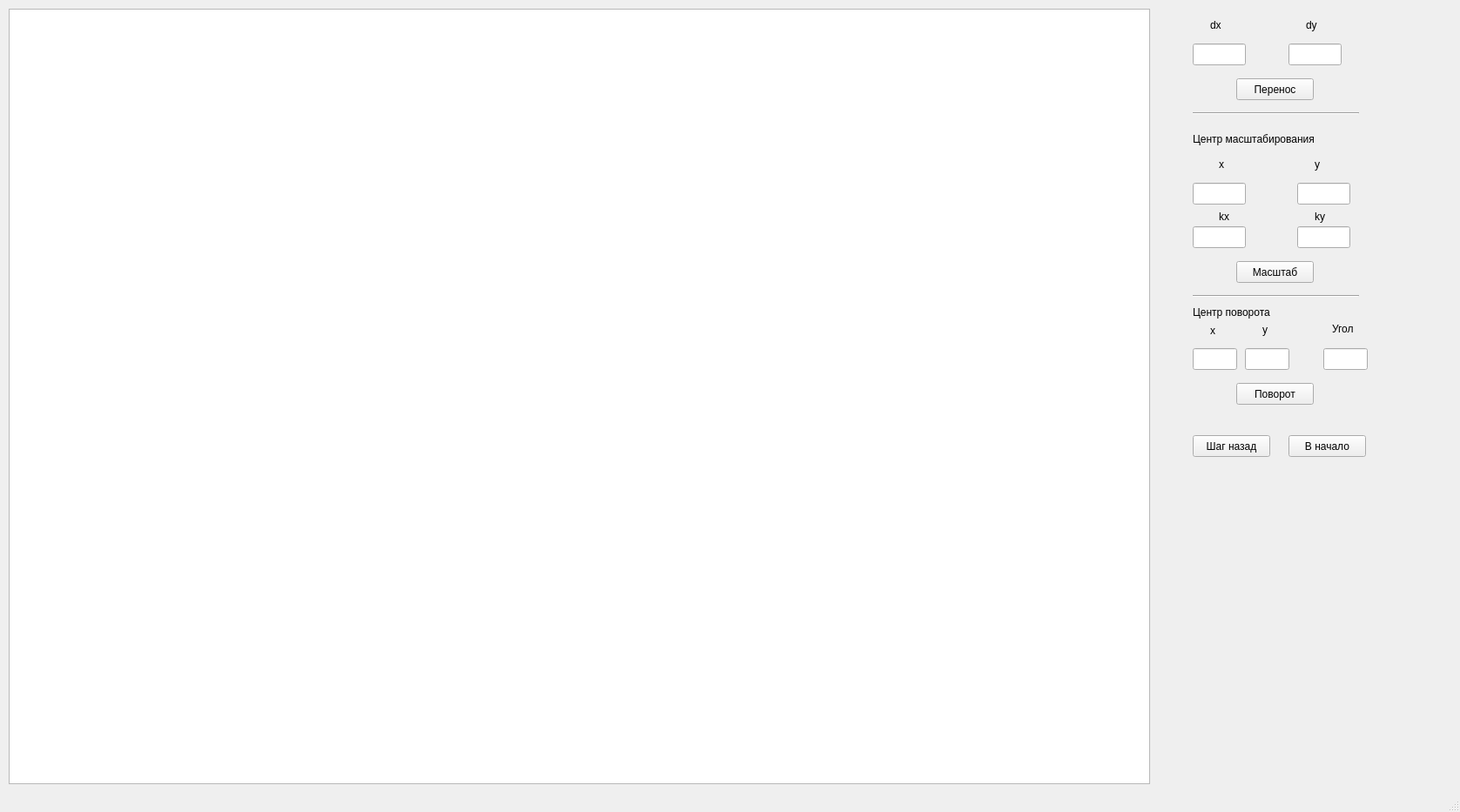
<?xml version="1.0" encoding="UTF-8"?>
<ui version="4.0">
 <class>MainWindow</class>
 <widget class="QMainWindow" name="MainWindow">
  <property name="geometry">
   <rect>
    <x>0</x>
    <y>0</y>
    <width>1677</width>
    <height>933</height>
   </rect>
  </property>
  <property name="mouseTracking">
   <bool>false</bool>
  </property>
  <property name="focusPolicy">
   <enum>Qt::NoFocus</enum>
  </property>
  <property name="windowTitle">
   <string>Преобразование изображений</string>
  </property>
  <widget class="QWidget" name="centralwidget">
   <widget class="QLabel" name="label">
    <property name="geometry">
     <rect>
      <x>1390</x>
      <y>20</y>
      <width>67</width>
      <height>17</height>
     </rect>
    </property>
    <property name="text">
     <string>dx</string>
    </property>
   </widget>
   <widget class="QLabel" name="label_2">
    <property name="geometry">
     <rect>
      <x>1500</x>
      <y>20</y>
      <width>67</width>
      <height>17</height>
     </rect>
    </property>
    <property name="text">
     <string>dy</string>
    </property>
   </widget>
   <widget class="QPushButton" name="move">
    <property name="geometry">
     <rect>
      <x>1420</x>
      <y>90</y>
      <width>89</width>
      <height>25</height>
     </rect>
    </property>
    <property name="text">
     <string>Перенос</string>
    </property>
   </widget>
   <widget class="QPushButton" name="scale">
    <property name="geometry">
     <rect>
      <x>1420</x>
      <y>300</y>
      <width>89</width>
      <height>25</height>
     </rect>
    </property>
    <property name="text">
     <string>Масштаб</string>
    </property>
   </widget>
   <widget class="QPushButton" name="rotate">
    <property name="geometry">
     <rect>
      <x>1420</x>
      <y>440</y>
      <width>89</width>
      <height>25</height>
     </rect>
    </property>
    <property name="text">
     <string>Поворот</string>
    </property>
   </widget>
   <widget class="QLabel" name="label_6">
    <property name="geometry">
     <rect>
      <x>1530</x>
      <y>370</y>
      <width>41</width>
      <height>16</height>
     </rect>
    </property>
    <property name="text">
     <string>Угол</string>
    </property>
   </widget>
   <widget class="QPushButton" name="toStart">
    <property name="geometry">
     <rect>
      <x>1480</x>
      <y>500</y>
      <width>89</width>
      <height>25</height>
     </rect>
    </property>
    <property name="text">
     <string>В начало</string>
    </property>
   </widget>
   <widget class="QLabel" name="label_5">
    <property name="geometry">
     <rect>
      <x>1370</x>
      <y>350</y>
      <width>121</width>
      <height>17</height>
     </rect>
    </property>
    <property name="text">
     <string>Центр поворота</string>
    </property>
   </widget>
   <widget class="QLabel" name="label_7">
    <property name="geometry">
     <rect>
      <x>1390</x>
      <y>370</y>
      <width>20</width>
      <height>20</height>
     </rect>
    </property>
    <property name="text">
     <string>x</string>
    </property>
   </widget>
   <widget class="QLabel" name="label_9">
    <property name="geometry">
     <rect>
      <x>1450</x>
      <y>370</y>
      <width>21</width>
      <height>17</height>
     </rect>
    </property>
    <property name="text">
     <string>y</string>
    </property>
   </widget>
   <widget class="Line" name="line">
    <property name="geometry">
     <rect>
      <x>1370</x>
      <y>330</y>
      <width>191</width>
      <height>20</height>
     </rect>
    </property>
    <property name="orientation">
     <enum>Qt::Horizontal</enum>
    </property>
   </widget>
   <widget class="QPushButton" name="stepBack">
    <property name="geometry">
     <rect>
      <x>1370</x>
      <y>500</y>
      <width>89</width>
      <height>25</height>
     </rect>
    </property>
    <property name="text">
     <string>Шаг назад</string>
    </property>
   </widget>
   <widget class="QLabel" name="label_3">
    <property name="geometry">
     <rect>
      <x>1510</x>
      <y>240</y>
      <width>21</width>
      <height>17</height>
     </rect>
    </property>
    <property name="text">
     <string>ky</string>
    </property>
   </widget>
   <widget class="QLabel" name="label_4">
    <property name="geometry">
     <rect>
      <x>1400</x>
      <y>240</y>
      <width>21</width>
      <height>17</height>
     </rect>
    </property>
    <property name="text">
     <string>kx</string>
    </property>
   </widget>
   <widget class="QLabel" name="label_10">
    <property name="geometry">
     <rect>
      <x>1510</x>
      <y>180</y>
      <width>67</width>
      <height>17</height>
     </rect>
    </property>
    <property name="text">
     <string>y</string>
    </property>
   </widget>
   <widget class="QLabel" name="label_11">
    <property name="geometry">
     <rect>
      <x>1400</x>
      <y>180</y>
      <width>67</width>
      <height>17</height>
     </rect>
    </property>
    <property name="text">
     <string>x</string>
    </property>
   </widget>
   <widget class="QLabel" name="label_12">
    <property name="geometry">
     <rect>
      <x>1370</x>
      <y>150</y>
      <width>181</width>
      <height>20</height>
     </rect>
    </property>
    <property name="text">
     <string>Центр масштабирования</string>
    </property>
   </widget>
   <widget class="Line" name="line_2">
    <property name="geometry">
     <rect>
      <x>1370</x>
      <y>120</y>
      <width>191</width>
      <height>20</height>
     </rect>
    </property>
    <property name="orientation">
     <enum>Qt::Horizontal</enum>
    </property>
   </widget>
   <widget class="QGraphicsView" name="image">
    <property name="geometry">
     <rect>
      <x>10</x>
      <y>10</y>
      <width>1311</width>
      <height>891</height>
     </rect>
    </property>
   </widget>
   <widget class="QLineEdit" name="angle">
    <property name="geometry">
     <rect>
      <x>1520</x>
      <y>400</y>
      <width>51</width>
      <height>25</height>
     </rect>
    </property>
   </widget>
   <widget class="QLineEdit" name="moveX">
    <property name="geometry">
     <rect>
      <x>1370</x>
      <y>50</y>
      <width>61</width>
      <height>25</height>
     </rect>
    </property>
   </widget>
   <widget class="QLineEdit" name="moveY">
    <property name="geometry">
     <rect>
      <x>1480</x>
      <y>50</y>
      <width>61</width>
      <height>25</height>
     </rect>
    </property>
   </widget>
   <widget class="QLineEdit" name="scaleCentreX">
    <property name="geometry">
     <rect>
      <x>1370</x>
      <y>210</y>
      <width>61</width>
      <height>25</height>
     </rect>
    </property>
   </widget>
   <widget class="QLineEdit" name="scaleCentreY">
    <property name="geometry">
     <rect>
      <x>1490</x>
      <y>210</y>
      <width>61</width>
      <height>25</height>
     </rect>
    </property>
   </widget>
   <widget class="QLineEdit" name="scaleX">
    <property name="geometry">
     <rect>
      <x>1370</x>
      <y>260</y>
      <width>61</width>
      <height>25</height>
     </rect>
    </property>
   </widget>
   <widget class="QLineEdit" name="scaleY">
    <property name="geometry">
     <rect>
      <x>1490</x>
      <y>260</y>
      <width>61</width>
      <height>25</height>
     </rect>
    </property>
   </widget>
   <widget class="QLineEdit" name="rotateCentreX">
    <property name="geometry">
     <rect>
      <x>1370</x>
      <y>400</y>
      <width>51</width>
      <height>25</height>
     </rect>
    </property>
   </widget>
   <widget class="QLineEdit" name="rotateCentreY">
    <property name="geometry">
     <rect>
      <x>1430</x>
      <y>400</y>
      <width>51</width>
      <height>25</height>
     </rect>
    </property>
   </widget>
  </widget>
  <widget class="QStatusBar" name="statusbar"/>
 </widget>
 <resources/>
 <connections/>
</ui>
